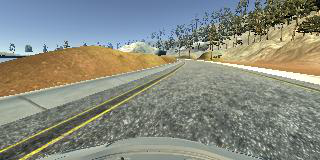
#> input picture 3. Self Driving Car/Udacity environment/images/image_1045.png, 320 x 160 px
$ python -i preprocessing.py   (imports and definitions only)
#> lines starting #> are read from the running program, lines starting #| are printed output that depends on the picture; after the words box and inside, x2 and y2 are one past the last pixel; in counts of white or black regions, pixels touching at a corner belong together
#!/usr/bin/env python
# -*- coding: utf-8 -*-


"""--------------------------------------------------------------------
PREPROCESSING
Started on the 30/10/2017


https://medium.com/@galen.ballew/opencv-lanedetection-419361364fc0
theo.alves.da.costa@gmail.com
https://github.com/theolvs
------------------------------------------------------------------------
"""


import numpy as np
import cv2
from PIL import Image

#=============================================================================================================================
# HELPER FUNCTIONS
#=============================================================================================================================


def to_black_and_white(img):
    return cv2.cvtColor(img,cv2.COLOR_BGR2GRAY)


def detect_edges(img,threshold1 = 200,threshold2 = 300):
    return cv2.Canny(img, threshold1 = threshold1, threshold2=threshold2)


def gaussian_smooth(img):
    return cv2.GaussianBlur(img,(5,5),0)


def select_part_from_mask(img,vertices):
    vertices = np.array([vertices],dtype = np.int32)

    mask = np.zeros_like(img)

    # fill the mask
    cv2.fillPoly(mask, vertices, 255)

    # now only show the area that is the mask
    masked = cv2.bitwise_and(img, mask)
    return masked


def draw_lines(img,lines):
    # img = np.copy(img)
    img = np.zeros((img.shape[0], img.shape[1], 3), dtype=np.uint8)
    for line in lines:
        coords = line[0]
        cv2.line(img, (coords[0], coords[1]), (coords[2], coords[3]), [255,0,0], 1)
    return img


def detect_hough_lines(img,alpha = 100,min_length = 200,max_gap = 15,main_lines = True):
    lines = cv2.HoughLinesP(img, 1, np.pi/180, alpha,np.array([]),min_length,max_gap)
    if lines is not None:

        if main_lines:
            left,right = detect_main_lines(lines)
            lines = np.vstack([x for x in [left,right] if len(x) > 0])
            lines = np.int32(np.expand_dims(np.vstack(lines),axis = 1))
        else:
            left,right = categorize_lines(lines)

        img = draw_lines(img,lines)
        return img,lines,left,right
    else:
        return img,[],[],[]


def detect_main_lines(lines):
    """
    line is x_top,y_top,x_bottom,y_bottom
    """

    left,right = categorize_lines(lines)

    if len(left) > 0:
        left = left.mean(axis = 1).astype('int32')

    if len(right) > 0:
        right = right.mean(axis = 1).astype('int32')

    return left,right


def categorize_lines(lines):

    left = []
    right = []
    for line in lines:
        y_left,y_right = line[0][1],line[0][3]
        if y_left > y_right:
            left.append(line[0])
        else:
            right.append(line[0])

    if len(left) > 0: left = np.expand_dims(np.vstack(left),axis = 0)
    if len(right)> 0: right = np.expand_dims(np.vstack(right),axis = 0)
    return left,right


def intersection_lines(left,right,width = None):
    if len(left) > 0 and len(right) > 0:
        get_coord = lambda v : (v[0],v[2],v[1],v[3])
        get_a = lambda x1,x2,y1,y2 : (y2-y1)/(x2-x1)
        get_b = lambda x1,x2,y1,y2 : (y1*x2 - y2*x1)/(x2-x1)
        get_x = lambda a1,a2,b1,b2 : (b2-b1)/(a1-a2)

        left = get_coord(left[0])
        right = get_coord(right[0])

        a_left,a_right = get_a(*left),get_a(*right)
        b_left,b_right = get_b(*left),get_b(*right)

        return get_x(a_left,a_right,b_left,b_right)

    elif len(left) == 0:

        return np.int32(width/4)

    elif len(right) == 0:
        return np.int32(3*width/4)

    else:
        return np.int32(width/2)


#=============================================================================================================================
# CLASS REPRESENTATION
#=============================================================================================================================


class CameraImage(object):
    def __init__(self,image):
        self.img = image
        self.array = self.to_array()
        self.original_array = np.copy(self.array)

    def to_array(self):
        return np.array(self.img)

    def set_array(self,array):
        self.array = array
        self.img = Image.fromarray(array)

    def _repr_png_(self):
        return self.img._repr_png_()


    def preprocess(self,threshold = 50,min_length = 50,main_lines = True):

        # Basic preprocessing
        img = to_black_and_white(self.original_array)
        img = detect_edges(img,300,600)
        img = gaussian_smooth(img)

        # Select from mask
        vertices = [[0,140],[0,60],[320,60],[320,140]]
        img = select_part_from_mask(img,vertices)

        # Detect lanes
        img,lines,left,right = detect_hough_lines(img,threshold,min_length = min_length,max_gap = 1,main_lines = main_lines)

        self.set_array(img)

        return left,right


    def act(self):
        left,right = self.preprocess(main_lines = True)
        width = self.array.shape[1]
        middle = np.int32(width/2)
        intersection = intersection_lines(left,right,width = width)
        deviation = (intersection-middle)/width
        deviation = np.int32(deviation*25)
        return deviation

>>> import cv2
>>> picture = cv2.imread('images/image_1045.png')
#> picture is the input picture: shape (160, 320, 3); mean B, G, R 128.3, 139.3, 136.2
>>> result = CameraImage(picture).preprocess()
#> in to_black_and_white, `return cv2.cvtColor(img,cv2.COLOR_BGR2GRAY)`:
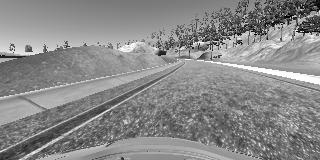
#> returned value: shape (160, 320); min 1, max 255, mean 137.1
#> in detect_edges, `return cv2.Canny(img, threshold1 = threshold1, threshold2=threshold2)`:
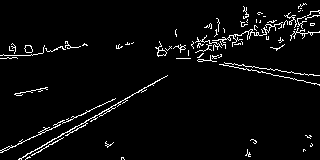
#> returned value: shape (160, 320); 3.9% white in thin lines or dots
#> in gaussian_smooth, `return cv2.GaussianBlur(img,(5,5),0)`:
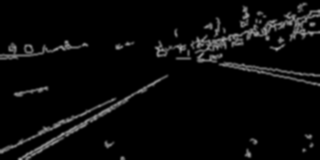
#> returned value: shape (160, 320); min 0, max 167, mean 9.9
#> in select_part_from_mask, `vertices = np.array([vertices],dtype = np.int32)`: vertices = [[0, 140], [0, 60], [320, 60], [320, 140]]
#> in select_part_from_mask, `cv2.fillPoly(mask, vertices, 255)`:
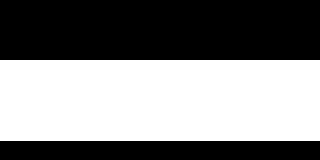
#> mask: shape (160, 320); 50.6% white; 2 black regions, box (x1, y1, x2, y2) and area: (0, 0, 320, 60) 19200, (0, 141, 320, 160) 6080
#> in select_part_from_mask, `masked = cv2.bitwise_and(img, mask)`:
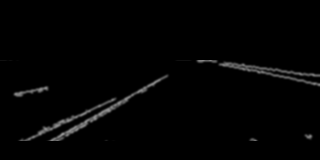
#> masked: shape (160, 320); min 0, max 148, mean 3.4
#> in detect_hough_lines, `lines = cv2.HoughLinesP(img, 1, np.pi/180, alpha,np.array([]),min_leng..`: lines = 16 rows, first 6: [22, 140, 117, 98], [29, 140, 94, 111], [45, 140, 148, 90], [27, 140, 169, 77], [17, 140, 117, 96], [198, 60, 284, 79]
#> the loop in categorize_lines, `for line in lines:` made 16 passes
#> (line, y_left, y_right) on passes 1 to 12: ([[22, 140, 117, 98]], 140, 98), ([[29, 140, 94, 111]], 140, 111), ([[45, 140, 148, 90]], 140, 90), ([[27, 140, 169, 77]], 140, 77), ([[17, 140, 117, 96]], 140, 96), ([[198, 60, 284, 79]], 60, 79), ([[204, 60, 319, 82]], 60, 82), ([[24, 140, 117, 99]], 140, 99), ([[61, 140, 120, 104]], 140, 104), ([[59, 132, 122, 101]], 132, 101), ([[222, 60, 319, 74]], 60, 74), ([[215, 61, 319, 75]], 61, 75)
#> after the loop in categorize_lines, `for line in lines:`: left = [[22, 140, 117, 98], [29, 140, 94, 111], [45, 140, 148, 90], [27, 140, 169, 77], [17, 140, 117, 96], [24, 140, 117, 99], [61, 140, 120, 104], [59, 132, 122, 101], [20, 140, 117, 97], [47, 140, 107, 111], [68, 137, 131, 99]]; right = [[198, 60, 284, 79], [204, 60, 319, 82], [222, 60, 319, 74], [215, 61, 319, 75], [227, 65, 319, 86]]
#> in detect_main_lines, `left = left.mean(axis = 1).astype('int32')`: left = [[38, 139, 123, 98]]
#> in detect_main_lines, `right = right.mean(axis = 1).astype('int32')`: right = [[213, 61, 312, 79]]
#> in detect_hough_lines, `left,right = detect_main_lines(lines)`: left = [[38, 139, 123, 98]]; right = [[213, 61, 312, 79]]
#> in detect_hough_lines, `lines = np.vstack([x for x in [left,right] if len(x) > 0])`: lines = [[38, 139, 123, 98], [213, 61, 312, 79]]
#> the loop in draw_lines, `for line in lines:` made 2 passes
#> after the loop in draw_lines, `for line in lines:`:
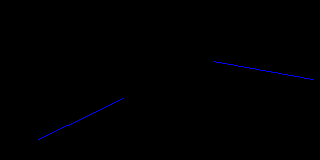
#> img: shape (160, 320, 3); mean of channels 0, 1, 2 0.9, 0, 0; drawn as B, G, R
#> in preprocess, `img,lines,left,right = detect_hough_lines(img,threshold,min_length = m..`: left = [[38, 139, 123, 98]]; right = [[213, 61, 312, 79]]
#> result = ([[38, 139, 123, 98]], [[213, 61, 312, 79]])
